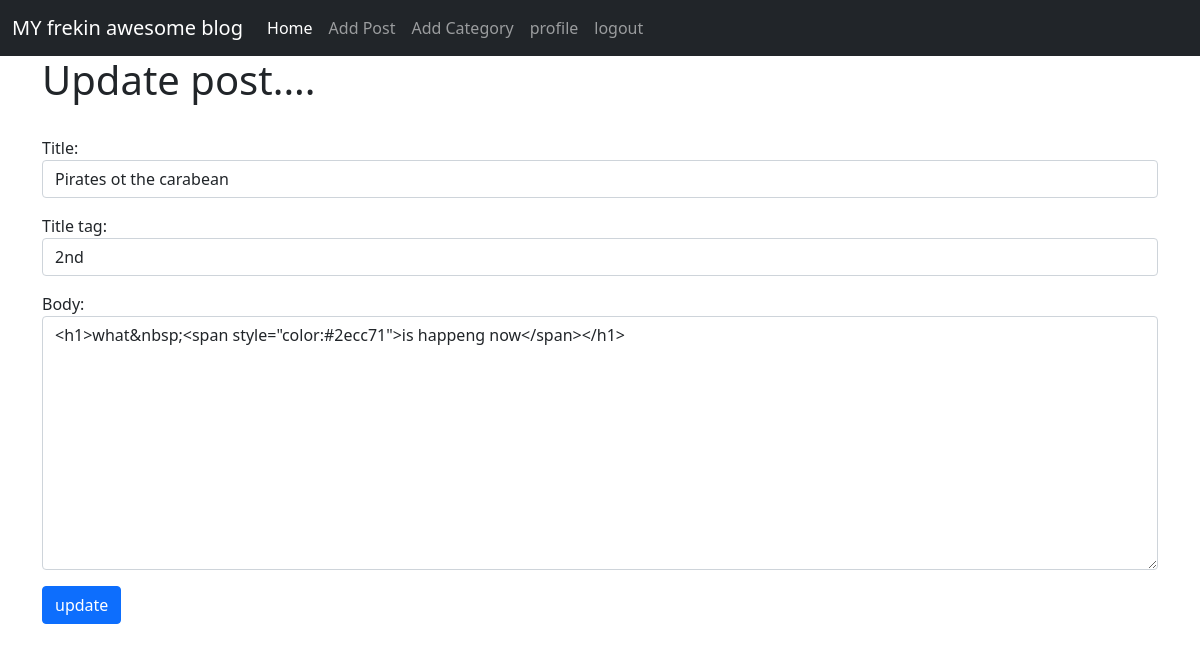
The app's page /article_edit/7 (signed in) with its own data.
### app/models.py (models this page shows, shortened)
class Post(models.Model):
	title=models.CharField(max_length=255,null=True,blank=True)
	title_tag=models.CharField(max_length=255,default="")
	author=models.ForeignKey(MyUser,on_delete=models.CASCADE,null=True,blank=True)
	body=RichTextField(blank=True,null=True)
	post_date=models.DateField(auto_now_add=True)
	category=models.CharField(max_length=255,default='uncategorized')
	likes=models.ManyToManyField(MyUser,related_name='blog_post')
	header_image=models.ImageField(null=True, blank=True, upload_to="images/")

### app/views.py (the view)
# urls.py: path('article_edit/<int:pk>',UpdatePostView.as_view(),name='update_post'),
class UpdatePostView(UpdateView):
	model=Post
	form_class=EditForm
	template_name='app/update_post.html'

### app/forms.py
class EditForm(forms.ModelForm):
	class Meta:
		model=Post
		fields=('title','title_tag','body')
		widgets={
			"title": forms.TextInput(attrs={'class':'form-control','placeholder':'this is the title tag'}),
			"title_tag": forms.TextInput(attrs={'class':'form-control'}),
			"body": forms.Textarea(attrs={'class':'form-control'}),
			}

### templates/app/update_post.html (shortened to what this page needs)
{%extends 'app/base.html'%}
{%block content%}
{% if user.id == post.author.id %}
<h1>Update post....</h1></br>
<div class="form-group">
<form method="POST" >
	{{form.as_p}}
	<button class="btn btn-primary">update</button>
</form>
</div>
{%else%}
you are not allowed here bhai  !!!!
{%endif%}
{%endblock%}

### records on screen
Post: title "Pirates ot the carabean", title_tag "2nd", body "<h1>what&nbsp;<span style=\"color:#2ecc71\">is happeng now</span></h1>"
